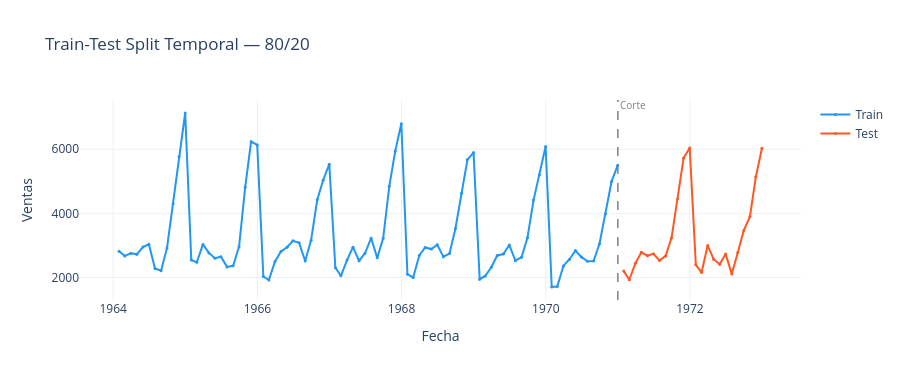

Notebook code for this chart:
### Markdown cell above
---
## ✂️ PARTE 6: Train-Test Split Temporal

**Regla crítica:** NUNCA aleatorizar. El tiempo tiene dirección y los modelos de series
temporales aprenden del pasado para predecir el futuro.

### Code cell
# ── Split temporal 80/20 ────────────────────────────────────────────────
fecha_corte = '1971-01-01'
train = df[df.ds < fecha_corte].copy()
test  = df[df.ds >= fecha_corte].copy()

print(f"TRAIN: {len(train)} observaciones  ({train.ds.min().strftime('%Y-%m')} → {train.ds.max().strftime('%Y-%m')})")
print(f"TEST:  {len(test)}  observaciones  ({test.ds.min().strftime('%Y-%m')} → {test.ds.max().strftime('%Y-%m')})")
print(f"Proporción: {len(train)/len(df)*100:.0f}% / {len(test)/len(df)*100:.0f}%")

# Visualización del split
fig = go.Figure()
fig.add_trace(go.Scatter(x=train.ds, y=train.y, mode='lines+markers',
                          name='Train', line=dict(color='#2196F3', width=2),
                          marker=dict(size=3)))
fig.add_trace(go.Scatter(x=test.ds, y=test.y, mode='lines+markers',
                          name='Test', line=dict(color='#FF5722', width=2),
                          marker=dict(size=3)))
# add_shape evita el bug de pandas 2.0+: add_vline falla con fechas
fig.add_shape(type='line', xref='x', yref='paper',
              x0=fecha_corte, x1=fecha_corte, y0=0, y1=1,
              line=dict(dash='dash', color='gray', width=1.5))
fig.add_annotation(x=fecha_corte, y=1.02, yref='paper',
                   text='Corte', showarrow=False,
                   font=dict(size=10, color='gray'), xanchor='left')
fig.update_layout(title='Train-Test Split Temporal — 80/20',
                  xaxis_title='Fecha', yaxis_title='Ventas',
                  height=380, template='plotly_white')
fig.show()
